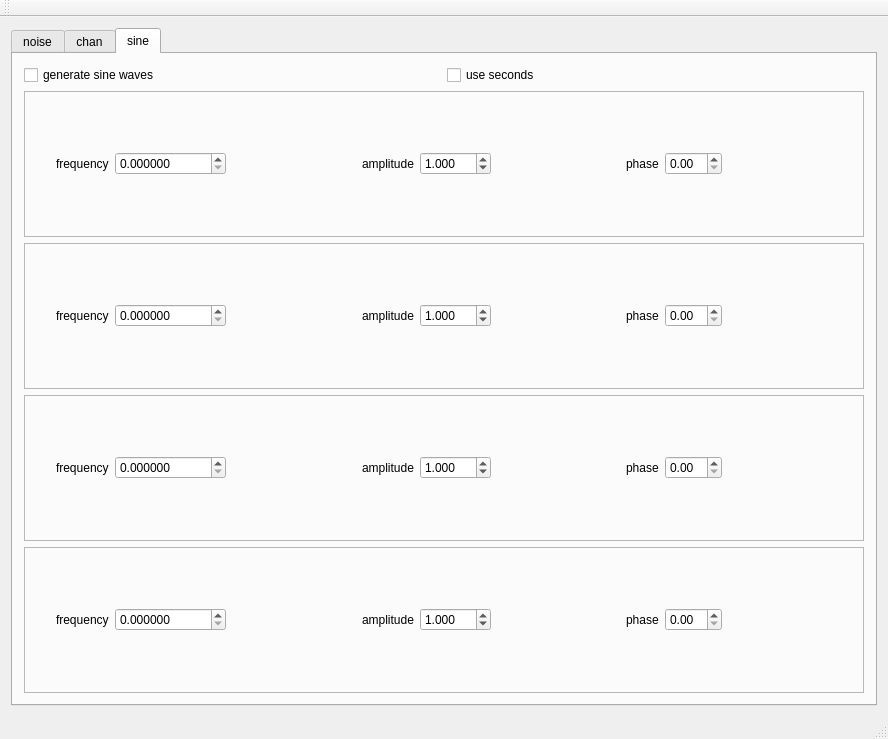
<?xml version="1.0" encoding="UTF-8"?>
<ui version="4.0">
 <class>mt_gensign</class>
 <widget class="QMainWindow" name="mt_gensign">
  <property name="geometry">
   <rect>
    <x>0</x>
    <y>0</y>
    <width>888</width>
    <height>739</height>
   </rect>
  </property>
  <property name="acceptDrops">
   <bool>true</bool>
  </property>
  <property name="windowTitle">
   <string>mt_gensign</string>
  </property>
  <widget class="QWidget" name="centralWidget">
   <property name="acceptDrops">
    <bool>true</bool>
   </property>
   <layout class="QVBoxLayout" name="verticalLayout">
    <item>
     <widget class="QTabWidget" name="tabWidget">
      <property name="acceptDrops">
       <bool>true</bool>
      </property>
      <property name="currentIndex">
       <number>2</number>
      </property>
      <widget class="QWidget" name="noise">
       <attribute name="title">
        <string>noise</string>
       </attribute>
       <layout class="QHBoxLayout" name="horizontalLayout_5">
        <item>
         <layout class="QVBoxLayout" name="vl1_nois">
          <item>
           <widget class="QLabel" name="label_5">
            <property name="text">
             <string>sampling Frequency</string>
            </property>
           </widget>
          </item>
          <item>
           <widget class="QComboBox" name="select_sample_feq"/>
          </item>
          <item>
           <widget class="QLabel" name="label_7">
            <property name="text">
             <string>slice length (window length)</string>
            </property>
           </widget>
          </item>
          <item>
           <widget class="QComboBox" name="select_slice_length"/>
          </item>
          <item>
           <widget class="QLabel" name="label_8">
            <property name="text">
             <string>n slices</string>
            </property>
           </widget>
          </item>
          <item>
           <widget class="QSpinBox" name="slices">
            <property name="minimum">
             <number>1</number>
            </property>
            <property name="maximum">
             <number>999999999</number>
            </property>
            <property name="value">
             <number>64</number>
            </property>
           </widget>
          </item>
          <item>
           <widget class="QLabel" name="start_date_noise">
            <property name="text">
             <string>start date</string>
            </property>
           </widget>
          </item>
          <item>
           <widget class="QDateTimeEdit" name="start_datetime">
            <property name="dateTime">
             <datetime>
              <hour>18</hour>
              <minute>0</minute>
              <second>0</second>
              <year>1999</year>
              <month>12</month>
              <day>31</day>
             </datetime>
            </property>
            <property name="date">
             <date>
              <year>1999</year>
              <month>12</month>
              <day>31</day>
             </date>
            </property>
            <property name="timeSpec">
             <enum>Qt::UTC</enum>
            </property>
           </widget>
          </item>
          <item>
           <widget class="QLabel" name="label_2">
            <property name="text">
             <string>stop date (info)</string>
            </property>
           </widget>
          </item>
          <item>
           <widget class="QDateTimeEdit" name="stop_datetime">
            <property name="enabled">
             <bool>false</bool>
            </property>
           </widget>
          </item>
          <item>
           <widget class="QLabel" name="label_3">
            <property name="text">
             <string>Absolute Output TOPLEVEL Directory:</string>
            </property>
           </widget>
          </item>
          <item>
           <widget class="QLabel" name="label_output_dir">
            <property name="text">
             <string/>
            </property>
           </widget>
          </item>
          <item>
           <spacer name="verticalSpacer">
            <property name="orientation">
             <enum>Qt::Vertical</enum>
            </property>
            <property name="sizeHint" stdset="0">
             <size>
              <width>20</width>
              <height>40</height>
             </size>
            </property>
           </spacer>
          </item>
         </layout>
        </item>
        <item>
         <layout class="QVBoxLayout" name="vl2_noise">
          <item>
           <widget class="QCheckBox" name="straight_100_mV">
            <property name="text">
             <string>straight 100 mV</string>
            </property>
           </widget>
          </item>
          <item>
           <widget class="QCheckBox" name="sawtooth_50_to_50_mV">
            <property name="text">
             <string>sawtooth -50 to 50 mV</string>
            </property>
           </widget>
          </item>
          <item>
           <widget class="QCheckBox" name="one_rectangular_50_to_50_mV">
            <property name="text">
             <string>rectangular -50 to 50 mV</string>
            </property>
           </widget>
          </item>
          <item>
           <widget class="QCheckBox" name="mt19937noise">
            <property name="text">
             <string>mt19937 noise - independend sources</string>
            </property>
           </widget>
          </item>
          <item>
           <widget class="QCheckBox" name="std_mt_noise_coils">
            <property name="text">
             <string>std MT noise coils</string>
            </property>
           </widget>
          </item>
          <item>
           <widget class="QCheckBox" name="checkBox">
            <property name="text">
             <string>process imported data files</string>
            </property>
           </widget>
          </item>
          <item>
           <widget class="QPushButton" name="run_pushButton">
            <property name="text">
             <string>RUN</string>
            </property>
           </widget>
          </item>
         </layout>
        </item>
       </layout>
      </widget>
      <widget class="QWidget" name="chan">
       <attribute name="title">
        <string>chan</string>
       </attribute>
       <layout class="QHBoxLayout" name="horizontalLayout_2">
        <item>
         <layout class="QVBoxLayout" name="vl1_chan"/>
        </item>
        <item>
         <layout class="QVBoxLayout" name="vl2_chan"/>
        </item>
       </layout>
      </widget>
      <widget class="QWidget" name="sine">
       <attribute name="title">
        <string>sine</string>
       </attribute>
       <layout class="QVBoxLayout" name="sine_layout">
        <item>
         <layout class="QHBoxLayout" name="horizontalLayout_6">
          <item>
           <widget class="QCheckBox" name="generate_sinewaves_tab_0">
            <property name="text">
             <string>generate sine waves</string>
            </property>
           </widget>
          </item>
          <item>
           <widget class="QCheckBox" name="checkBox_use_seconds">
            <property name="text">
             <string>use seconds</string>
            </property>
           </widget>
          </item>
         </layout>
        </item>
        <item>
         <layout class="QVBoxLayout" name="vl_sine_f1">
          <item>
           <widget class="QFrame" name="frame_sine_f1">
            <property name="frameShape">
             <enum>QFrame::StyledPanel</enum>
            </property>
            <property name="frameShadow">
             <enum>QFrame::Raised</enum>
            </property>
            <layout class="QHBoxLayout" name="hl_sine_f1">
             <item>
              <spacer name="verticalSpacer_2">
               <property name="orientation">
                <enum>Qt::Vertical</enum>
               </property>
               <property name="sizeHint" stdset="0">
                <size>
                 <width>20</width>
                 <height>40</height>
                </size>
               </property>
              </spacer>
             </item>
             <item>
              <widget class="QLabel" name="label_1_seconds">
               <property name="text">
                <string>frequency</string>
               </property>
              </widget>
             </item>
             <item>
              <widget class="QDoubleSpinBox" name="fsine_f1">
               <property name="decimals">
                <number>6</number>
               </property>
               <property name="minimum">
                <double>0.000000000000000</double>
               </property>
               <property name="maximum">
                <double>524288.000000000000000</double>
               </property>
              </widget>
             </item>
             <item>
              <spacer name="horizontalSpacer">
               <property name="orientation">
                <enum>Qt::Horizontal</enum>
               </property>
               <property name="sizeHint" stdset="0">
                <size>
                 <width>40</width>
                 <height>20</height>
                </size>
               </property>
              </spacer>
             </item>
             <item>
              <widget class="QLabel" name="label_4">
               <property name="text">
                <string>amplitude</string>
               </property>
              </widget>
             </item>
             <item>
              <widget class="QDoubleSpinBox" name="fsine_a1">
               <property name="decimals">
                <number>3</number>
               </property>
               <property name="minimum">
                <double>0.001000000000000</double>
               </property>
               <property name="maximum">
                <double>100.000000000000000</double>
               </property>
               <property name="value">
                <double>1.000000000000000</double>
               </property>
              </widget>
             </item>
             <item>
              <spacer name="horizontalSpacer_2">
               <property name="orientation">
                <enum>Qt::Horizontal</enum>
               </property>
               <property name="sizeHint" stdset="0">
                <size>
                 <width>40</width>
                 <height>20</height>
                </size>
               </property>
              </spacer>
             </item>
             <item>
              <widget class="QLabel" name="label_6">
               <property name="text">
                <string>phase</string>
               </property>
              </widget>
             </item>
             <item>
              <widget class="QDoubleSpinBox" name="fsine_p1"/>
             </item>
             <item>
              <spacer name="horizontalSpacer_3">
               <property name="orientation">
                <enum>Qt::Horizontal</enum>
               </property>
               <property name="sizeHint" stdset="0">
                <size>
                 <width>40</width>
                 <height>20</height>
                </size>
               </property>
              </spacer>
             </item>
            </layout>
           </widget>
          </item>
          <item>
           <widget class="QFrame" name="frame_sine_f2">
            <property name="frameShape">
             <enum>QFrame::StyledPanel</enum>
            </property>
            <property name="frameShadow">
             <enum>QFrame::Raised</enum>
            </property>
            <layout class="QHBoxLayout" name="horizontalLayout">
             <item>
              <spacer name="verticalSpacer_3">
               <property name="orientation">
                <enum>Qt::Vertical</enum>
               </property>
               <property name="sizeHint" stdset="0">
                <size>
                 <width>20</width>
                 <height>40</height>
                </size>
               </property>
              </spacer>
             </item>
             <item>
              <widget class="QLabel" name="label_2_seconds">
               <property name="text">
                <string>frequency</string>
               </property>
              </widget>
             </item>
             <item>
              <widget class="QDoubleSpinBox" name="fsine_f2">
               <property name="decimals">
                <number>6</number>
               </property>
               <property name="minimum">
                <double>0.000000000000000</double>
               </property>
               <property name="maximum">
                <double>524288.000000000000000</double>
               </property>
              </widget>
             </item>
             <item>
              <spacer name="horizontalSpacer_6">
               <property name="orientation">
                <enum>Qt::Horizontal</enum>
               </property>
               <property name="sizeHint" stdset="0">
                <size>
                 <width>40</width>
                 <height>20</height>
                </size>
               </property>
              </spacer>
             </item>
             <item>
              <widget class="QLabel" name="label_10">
               <property name="text">
                <string>amplitude</string>
               </property>
              </widget>
             </item>
             <item>
              <widget class="QDoubleSpinBox" name="fsine_a2">
               <property name="decimals">
                <number>3</number>
               </property>
               <property name="minimum">
                <double>0.001000000000000</double>
               </property>
               <property name="maximum">
                <double>100.000000000000000</double>
               </property>
               <property name="value">
                <double>1.000000000000000</double>
               </property>
              </widget>
             </item>
             <item>
              <spacer name="horizontalSpacer_5">
               <property name="orientation">
                <enum>Qt::Horizontal</enum>
               </property>
               <property name="sizeHint" stdset="0">
                <size>
                 <width>40</width>
                 <height>20</height>
                </size>
               </property>
              </spacer>
             </item>
             <item>
              <widget class="QLabel" name="label_11">
               <property name="text">
                <string>phase</string>
               </property>
              </widget>
             </item>
             <item>
              <widget class="QDoubleSpinBox" name="fsine_p2"/>
             </item>
             <item>
              <spacer name="horizontalSpacer_4">
               <property name="orientation">
                <enum>Qt::Horizontal</enum>
               </property>
               <property name="sizeHint" stdset="0">
                <size>
                 <width>40</width>
                 <height>20</height>
                </size>
               </property>
              </spacer>
             </item>
            </layout>
           </widget>
          </item>
          <item>
           <widget class="QFrame" name="frame_sine_f3">
            <property name="frameShape">
             <enum>QFrame::StyledPanel</enum>
            </property>
            <property name="frameShadow">
             <enum>QFrame::Raised</enum>
            </property>
            <layout class="QHBoxLayout" name="horizontalLayout_3">
             <item>
              <spacer name="verticalSpacer_4">
               <property name="orientation">
                <enum>Qt::Vertical</enum>
               </property>
               <property name="sizeHint" stdset="0">
                <size>
                 <width>20</width>
                 <height>40</height>
                </size>
               </property>
              </spacer>
             </item>
             <item>
              <widget class="QLabel" name="label_3_seconds">
               <property name="text">
                <string>frequency</string>
               </property>
              </widget>
             </item>
             <item>
              <widget class="QDoubleSpinBox" name="fsine_f3">
               <property name="decimals">
                <number>6</number>
               </property>
               <property name="minimum">
                <double>0.000000000000000</double>
               </property>
               <property name="maximum">
                <double>524288.000000000000000</double>
               </property>
              </widget>
             </item>
             <item>
              <spacer name="horizontalSpacer_7">
               <property name="orientation">
                <enum>Qt::Horizontal</enum>
               </property>
               <property name="sizeHint" stdset="0">
                <size>
                 <width>40</width>
                 <height>20</height>
                </size>
               </property>
              </spacer>
             </item>
             <item>
              <widget class="QLabel" name="label_13">
               <property name="text">
                <string>amplitude</string>
               </property>
              </widget>
             </item>
             <item>
              <widget class="QDoubleSpinBox" name="fsine_a3">
               <property name="decimals">
                <number>3</number>
               </property>
               <property name="minimum">
                <double>0.001000000000000</double>
               </property>
               <property name="maximum">
                <double>100.000000000000000</double>
               </property>
               <property name="value">
                <double>1.000000000000000</double>
               </property>
              </widget>
             </item>
             <item>
              <spacer name="horizontalSpacer_8">
               <property name="orientation">
                <enum>Qt::Horizontal</enum>
               </property>
               <property name="sizeHint" stdset="0">
                <size>
                 <width>40</width>
                 <height>20</height>
                </size>
               </property>
              </spacer>
             </item>
             <item>
              <widget class="QLabel" name="label_14">
               <property name="text">
                <string>phase</string>
               </property>
              </widget>
             </item>
             <item>
              <widget class="QDoubleSpinBox" name="fsine_p3"/>
             </item>
             <item>
              <spacer name="horizontalSpacer_9">
               <property name="orientation">
                <enum>Qt::Horizontal</enum>
               </property>
               <property name="sizeHint" stdset="0">
                <size>
                 <width>40</width>
                 <height>20</height>
                </size>
               </property>
              </spacer>
             </item>
            </layout>
           </widget>
          </item>
          <item>
           <widget class="QFrame" name="frame_sine_f4">
            <property name="frameShape">
             <enum>QFrame::StyledPanel</enum>
            </property>
            <property name="frameShadow">
             <enum>QFrame::Raised</enum>
            </property>
            <layout class="QHBoxLayout" name="horizontalLayout_4">
             <item>
              <spacer name="verticalSpacer_5">
               <property name="orientation">
                <enum>Qt::Vertical</enum>
               </property>
               <property name="sizeHint" stdset="0">
                <size>
                 <width>20</width>
                 <height>40</height>
                </size>
               </property>
              </spacer>
             </item>
             <item>
              <widget class="QLabel" name="label_4_seconds">
               <property name="text">
                <string>frequency</string>
               </property>
              </widget>
             </item>
             <item>
              <widget class="QDoubleSpinBox" name="fsine_f4">
               <property name="decimals">
                <number>6</number>
               </property>
               <property name="minimum">
                <double>0.000000000000000</double>
               </property>
               <property name="maximum">
                <double>524288.000000000000000</double>
               </property>
              </widget>
             </item>
             <item>
              <spacer name="horizontalSpacer_12">
               <property name="orientation">
                <enum>Qt::Horizontal</enum>
               </property>
               <property name="sizeHint" stdset="0">
                <size>
                 <width>40</width>
                 <height>20</height>
                </size>
               </property>
              </spacer>
             </item>
             <item>
              <widget class="QLabel" name="label_16">
               <property name="text">
                <string>amplitude</string>
               </property>
              </widget>
             </item>
             <item>
              <widget class="QDoubleSpinBox" name="fsine_a4">
               <property name="decimals">
                <number>3</number>
               </property>
               <property name="minimum">
                <double>0.001000000000000</double>
               </property>
               <property name="maximum">
                <double>100.000000000000000</double>
               </property>
               <property name="value">
                <double>1.000000000000000</double>
               </property>
              </widget>
             </item>
             <item>
              <spacer name="horizontalSpacer_11">
               <property name="orientation">
                <enum>Qt::Horizontal</enum>
               </property>
               <property name="sizeHint" stdset="0">
                <size>
                 <width>40</width>
                 <height>20</height>
                </size>
               </property>
              </spacer>
             </item>
             <item>
              <widget class="QLabel" name="label_17">
               <property name="text">
                <string>phase</string>
               </property>
              </widget>
             </item>
             <item>
              <widget class="QDoubleSpinBox" name="fsine_p4"/>
             </item>
             <item>
              <spacer name="horizontalSpacer_10">
               <property name="orientation">
                <enum>Qt::Horizontal</enum>
               </property>
               <property name="sizeHint" stdset="0">
                <size>
                 <width>40</width>
                 <height>20</height>
                </size>
               </property>
              </spacer>
             </item>
            </layout>
           </widget>
          </item>
         </layout>
        </item>
       </layout>
      </widget>
     </widget>
    </item>
   </layout>
  </widget>
  <widget class="QMenuBar" name="menuBar">
   <property name="geometry">
    <rect>
     <x>0</x>
     <y>0</y>
     <width>888</width>
     <height>40</height>
    </rect>
   </property>
  </widget>
  <widget class="QToolBar" name="mainToolBar">
   <attribute name="toolBarArea">
    <enum>TopToolBarArea</enum>
   </attribute>
   <attribute name="toolBarBreak">
    <bool>false</bool>
   </attribute>
  </widget>
  <widget class="QStatusBar" name="statusBar"/>
 </widget>
 <layoutdefault spacing="6" margin="11"/>
 <resources/>
 <connections/>
</ui>
